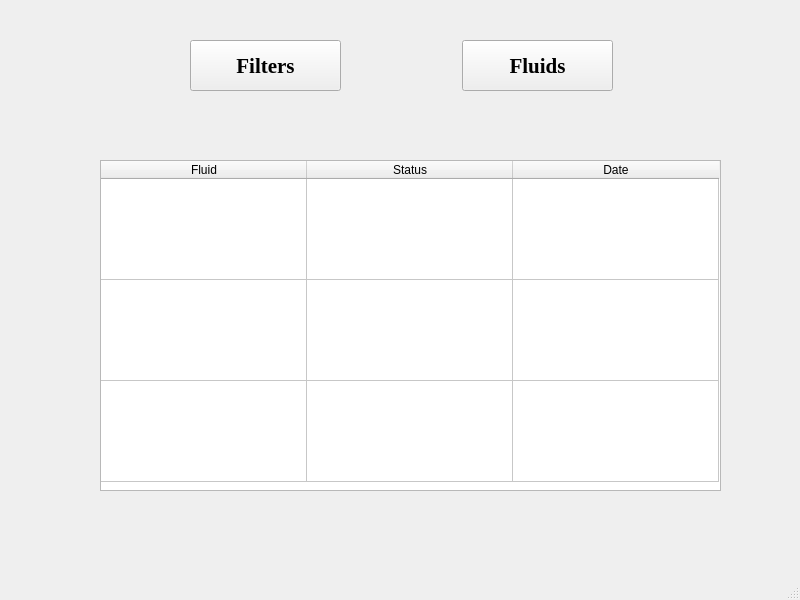
<?xml version="1.0" encoding="UTF-8"?>
<ui version="4.0">
 <class>MainWindow</class>
 <widget class="QMainWindow" name="MainWindow">
  <property name="geometry">
   <rect>
    <x>0</x>
    <y>0</y>
    <width>800</width>
    <height>600</height>
   </rect>
  </property>
  <property name="windowTitle">
   <string>MainWindow</string>
  </property>
  <widget class="QWidget" name="centralwidget">
   <widget class="QStackedWidget" name="stackedWidget">
    <property name="geometry">
     <rect>
      <x>80</x>
      <y>120</y>
      <width>661</width>
      <height>421</height>
     </rect>
    </property>
    <property name="currentIndex">
     <number>1</number>
    </property>
    <widget class="QWidget" name="page">
     <widget class="QTableWidget" name="tableWidget">
      <property name="geometry">
       <rect>
        <x>20</x>
        <y>40</y>
        <width>631</width>
        <height>331</height>
       </rect>
      </property>
      <attribute name="horizontalHeaderDefaultSectionSize">
       <number>209</number>
      </attribute>
      <attribute name="verticalHeaderVisible">
       <bool>false</bool>
      </attribute>
      <attribute name="verticalHeaderMinimumSectionSize">
       <number>40</number>
      </attribute>
      <attribute name="verticalHeaderDefaultSectionSize">
       <number>101</number>
      </attribute>
      <attribute name="verticalHeaderShowSortIndicator" stdset="0">
       <bool>false</bool>
      </attribute>
      <row>
       <property name="text">
        <string>New Row</string>
       </property>
      </row>
      <row>
       <property name="text">
        <string>New Row</string>
       </property>
      </row>
      <row>
       <property name="text">
        <string>New Row</string>
       </property>
      </row>
      <column>
       <property name="text">
        <string>Filter</string>
       </property>
      </column>
      <column>
       <property name="text">
        <string>Status</string>
       </property>
      </column>
      <column>
       <property name="text">
        <string>Date</string>
       </property>
      </column>
     </widget>
    </widget>
    <widget class="QWidget" name="page_2">
     <widget class="QTableWidget" name="tableWidget_2">
      <property name="geometry">
       <rect>
        <x>20</x>
        <y>40</y>
        <width>621</width>
        <height>331</height>
       </rect>
      </property>
      <attribute name="horizontalHeaderDefaultSectionSize">
       <number>206</number>
      </attribute>
      <attribute name="verticalHeaderVisible">
       <bool>false</bool>
      </attribute>
      <attribute name="verticalHeaderDefaultSectionSize">
       <number>101</number>
      </attribute>
      <row>
       <property name="text">
        <string>New Row</string>
       </property>
      </row>
      <row>
       <property name="text">
        <string>New Row</string>
       </property>
      </row>
      <row>
       <property name="text">
        <string>New Row</string>
       </property>
      </row>
      <column>
       <property name="text">
        <string>Fluid</string>
       </property>
      </column>
      <column>
       <property name="text">
        <string>Status</string>
       </property>
      </column>
      <column>
       <property name="text">
        <string>Date</string>
       </property>
      </column>
     </widget>
    </widget>
   </widget>
   <widget class="QPushButton" name="pushButton">
    <property name="geometry">
     <rect>
      <x>190</x>
      <y>40</y>
      <width>151</width>
      <height>51</height>
     </rect>
    </property>
    <property name="font">
     <font>
      <family>Times New Roman</family>
      <pointsize>16</pointsize>
      <bold>true</bold>
     </font>
    </property>
    <property name="text">
     <string>Filters</string>
    </property>
   </widget>
   <widget class="QPushButton" name="pushButton_2">
    <property name="geometry">
     <rect>
      <x>462</x>
      <y>40</y>
      <width>151</width>
      <height>51</height>
     </rect>
    </property>
    <property name="font">
     <font>
      <family>Times New Roman</family>
      <pointsize>16</pointsize>
      <bold>true</bold>
     </font>
    </property>
    <property name="text">
     <string>Fluids</string>
    </property>
   </widget>
  </widget>
  <widget class="QMenuBar" name="menubar">
   <property name="geometry">
    <rect>
     <x>0</x>
     <y>0</y>
     <width>800</width>
     <height>25</height>
    </rect>
   </property>
  </widget>
  <widget class="QStatusBar" name="statusbar"/>
 </widget>
 <resources/>
 <connections/>
</ui>
